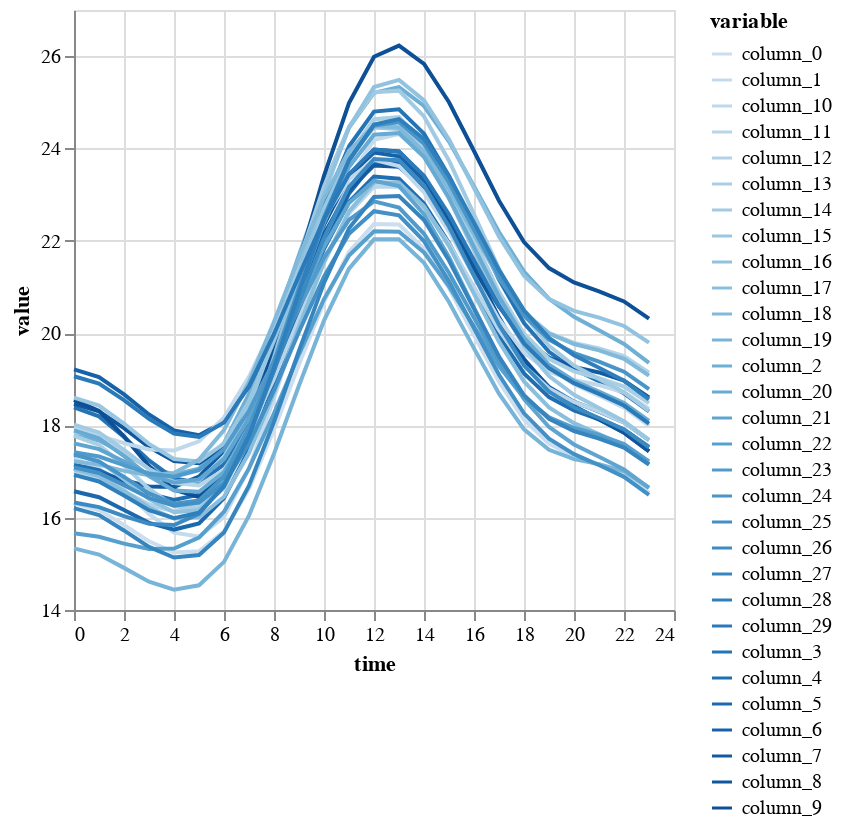

The cell this chart's notebook holds for it:
### Code cell
samples_df = pl.DataFrame(data=fits).insert_column(0, pl.Series("time", times)).unpivot(index="time")

alt.Chart(samples_df).mark_line().encode(
    x='time:Q',
    y=alt.Y('value:Q').scale(zero=False),
    color=alt.Color("variable:O")
)

### Figure 1 — Vega-Lite specification as saved in the notebook (floating-point values rounded to 4 significant figures; data arrays with more than 128 entries replaced by an {"elided": "..."} marker saying what was removed)
{"config": {"view": {"continuousWidth": 300, "continuousHeight": 300}}, "data": {"name": "data-eb3c2887d0abd15fc8da8d322c361318"}, "mark": {"type": "line"}, "encoding": {"color": {"field": "variable", "type": "ordinal"}, "x": {"field": "time", "type": "quantitative"}, "y": {"field": "value", "scale": {"zero": false}, "type": "quantitative"}}, "$schema": "https://vega.github.io/schema/vega-lite/v5.20.1.json", "datasets": {"data-eb3c2887d0abd15fc8da8d322c361318": {"elided": "720 records"}}}
